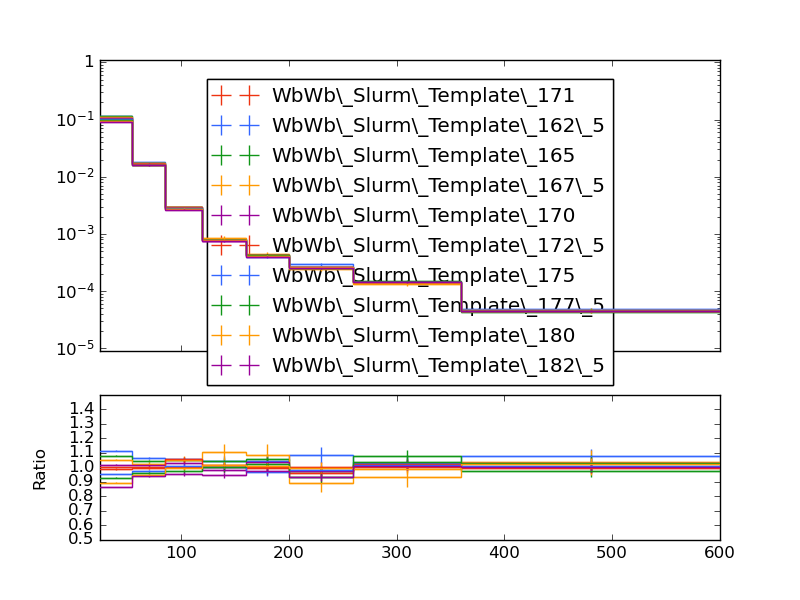

Source code (Python):
#! /usr/bin/env python

# This Python script was auto-generated using YODA v2.0.1.
# Analysis object: /WbWb_singlelepton/pT_owj1
# Timestamp: 12-01-2026 (12:51:19)

import matplotlib as mpl
import matplotlib.pyplot as plt
mpl.use('Agg') # comment out for interactive use
import os
import numpy as np

plotDir = os.path.split(os.path.realpath(__file__))[0]
if 'YODA_USER_PLOT_PATH' in globals():
    plot_outdir = globals()['YODA_USER_PLOT_PATH']
else:
    plot_outdir = plotDir

#plot style
plt.style.use(os.path.join(plotDir, '../default.mplstyle'))

plt.rcParams['text.usetex'] = False
plt.style.use(['classic'])
plt.rc('font', family='DejaVu Sans')
# plot metadata
figW, figH = plt.rcParams['figure.figsize']
ax_xLabel = r''
ax_yLabel = r''
ax_title  = r''
ax_xScale = 'linear'
ax_yScale = 'log'
xLims = (25.0, 600.0)
yLims = (9e-06, 1.1)

# TeX-friendly labels for the legend
labels = {
    'legend' : ([ r"WbWb\_Slurm\_Template\_171", r"WbWb\_Slurm\_Template\_162\_5", r"WbWb\_Slurm\_Template\_165", r"WbWb\_Slurm\_Template\_167\_5", r"WbWb\_Slurm\_Template\_170", r"WbWb\_Slurm\_Template\_172\_5", r"WbWb\_Slurm\_Template\_175", r"WbWb\_Slurm\_Template\_177\_5", r"WbWb\_Slurm\_Template\_180", r"WbWb\_Slurm\_Template\_182\_5" ], r""),
}

# Adjust canvas width and height
canvasW = 10.0
canvasH = 9.0
figW *= canvasW/10.
figH *= canvasH/9.

# Create figure and axis objects
fig, (ax, ratio0_ax) = plt.subplots(2, 1, sharex=True,
                  figsize=(figW,figH), gridspec_kw={'height_ratios': (6.0, 3.0)})

# Set figure margins
plt.subplots_adjust(
    left   = 1.0 * plt.rcParams['figure.subplot.left'],
    right  = 1.0 * plt.rcParams['figure.subplot.right'],
    top    = 1.0 * plt.rcParams['figure.subplot.top'],
    bottom = 1.0 * plt.rcParams['figure.subplot.bottom'])

ratio0_ax.yaxis.set_major_locator(mpl.ticker.MultipleLocator(0.1))
ratio0_ax.set_ylim(0.5, 1.4999)
ratio0_ax.set_ylabel('Ratio')

# the numerical data is stored in a separate file
dataf = dict()
prefix = os.path.split(__file__)[0]
if prefix:    prefix = prefix + '/'
exec(open(prefix+'pT_owj1__data.py').read(), dataf)


legend_handles = dict() # keep track of handles for the legend

# style options for curves
# starts at zorder>=5 to draw curve on top of legend
styles = {
  'WbWb_LO_PS_Had_171/Analysis/WbWb_Slurm_Template_171.yoda.gz': {
    'color' : '#EE3311',
    'linestyle' : '-',
    'linewidth' : 1,
    'marker' : 'none',
    'markersize' : 2,
    'capsize' : 0.0,
    'zorder' : 5,
    'histstyle' : 1,
    'drawstyle' : 'steps-pre',
    'xerrorbars' : 1,
    'yerrorbars' : 1,
    'fillcolor' : None,
    'fillopacity' : 1.0,
    'ratio0_linestyle' : '-',
    'ratio0_linewidth' : 1,
    'ratio0_marker' : 'none',
    'ratio0_markersize' : 2,
    'ratio0_capsize' : 0.0,
    'ratio0_zorder' : 5,
    'ratio0_histstyle' : 1,
    'ratio0_drawstyle' : 'steps-pre',
    'ratio0_xerrorbars' : 1,
    'ratio0_yerrorbars' : 1,
  },
  'WbWb_LO_PS_Had_162/Analysis/WbWb_Slurm_Template_162_5.yoda.gz': {
    'color' : '#3366FF',
    'linestyle' : '-',
    'linewidth' : 1,
    'marker' : 'none',
    'markersize' : 2,
    'capsize' : 0.0,
    'zorder' : 6,
    'histstyle' : 1,
    'drawstyle' : 'steps-pre',
    'xerrorbars' : 1,
    'yerrorbars' : 1,
    'fillcolor' : None,
    'fillopacity' : 1.0,
    'ratio0_linestyle' : '-',
    'ratio0_linewidth' : 1,
    'ratio0_marker' : 'none',
    'ratio0_markersize' : 2,
    'ratio0_capsize' : 0.0,
    'ratio0_zorder' : 6,
    'ratio0_histstyle' : 1,
    'ratio0_drawstyle' : 'steps-pre',
    'ratio0_xerrorbars' : 1,
    'ratio0_yerrorbars' : 1,
  },
  'WbWb_LO_PS_Had_165/Analysis/WbWb_Slurm_Template_165.yoda.gz': {
    'color' : '#109618',
    'linestyle' : '-',
    'linewidth' : 1,
    'marker' : 'none',
    'markersize' : 2,
    'capsize' : 0.0,
    'zorder' : 7,
    'histstyle' : 1,
    'drawstyle' : 'steps-pre',
    'xerrorbars' : 1,
    'yerrorbars' : 1,
    'fillcolor' : None,
    'fillopacity' : 1.0,
    'ratio0_linestyle' : '-',
    'ratio0_linewidth' : 1,
    'ratio0_marker' : 'none',
    'ratio0_markersize' : 2,
    'ratio0_capsize' : 0.0,
    'ratio0_zorder' : 7,
    'ratio0_histstyle' : 1,
    'ratio0_drawstyle' : 'steps-pre',
    'ratio0_xerrorbars' : 1,
    'ratio0_yerrorbars' : 1,
  },
  'WbWb_LO_PS_Had_167/Analysis/WbWb_Slurm_Template_167_5.yoda.gz': {
    'color' : '#FF9900',
    'linestyle' : '-',
    'linewidth' : 1,
    'marker' : 'none',
    'markersize' : 2,
    'capsize' : 0.0,
    'zorder' : 8,
    'histstyle' : 1,
    'drawstyle' : 'steps-pre',
    'xerrorbars' : 1,
    'yerrorbars' : 1,
    'fillcolor' : None,
    'fillopacity' : 1.0,
    'ratio0_linestyle' : '-',
    'ratio0_linewidth' : 1,
    'ratio0_marker' : 'none',
    'ratio0_markersize' : 2,
    'ratio0_capsize' : 0.0,
    'ratio0_zorder' : 8,
    'ratio0_histstyle' : 1,
    'ratio0_drawstyle' : 'steps-pre',
    'ratio0_xerrorbars' : 1,
    'ratio0_yerrorbars' : 1,
  },
  'WbWb_LO_PS_Had_170/Analysis/WbWb_Slurm_Template_170.yoda.gz': {
    'color' : '#990099',
    'linestyle' : '-',
    'linewidth' : 1,
    'marker' : 'none',
    'markersize' : 2,
    'capsize' : 0.0,
    'zorder' : 9,
    'histstyle' : 1,
    'drawstyle' : 'steps-pre',
    'xerrorbars' : 1,
    'yerrorbars' : 1,
    'fillcolor' : None,
    'fillopacity' : 1.0,
    'ratio0_linestyle' : '-',
    'ratio0_linewidth' : 1,
    'ratio0_marker' : 'none',
    'ratio0_markersize' : 2,
    'ratio0_capsize' : 0.0,
    'ratio0_zorder' : 9,
    'ratio0_histstyle' : 1,
    'ratio0_drawstyle' : 'steps-pre',
    'ratio0_xerrorbars' : 1,
    'ratio0_yerrorbars' : 1,
  },
  'WbWb_LO_PS_Had_172/Analysis/WbWb_Slurm_Template_172_5.yoda.gz': {
    'color' : '#EE3311',
    'linestyle' : '-',
    'linewidth' : 1,
    'marker' : 'none',
    'markersize' : 2,
    'capsize' : 0.0,
    'zorder' : 10,
    'histstyle' : 1,
    'drawstyle' : 'steps-pre',
    'xerrorbars' : 1,
    'yerrorbars' : 1,
    'fillcolor' : None,
    'fillopacity' : 1.0,
    'ratio0_linestyle' : '-',
    'ratio0_linewidth' : 1,
    'ratio0_marker' : 'none',
    'ratio0_markersize' : 2,
    'ratio0_capsize' : 0.0,
    'ratio0_zorder' : 10,
    'ratio0_histstyle' : 1,
    'ratio0_drawstyle' : 'steps-pre',
    'ratio0_xerrorbars' : 1,
    'ratio0_yerrorbars' : 1,
  },
  'WbWb_LO_PS_Had_175/Analysis/WbWb_Slurm_Template_175.yoda.gz': {
    'color' : '#3366FF',
    'linestyle' : '-',
    'linewidth' : 1,
    'marker' : 'none',
    'markersize' : 2,
    'capsize' : 0.0,
    'zorder' : 11,
    'histstyle' : 1,
    'drawstyle' : 'steps-pre',
    'xerrorbars' : 1,
    'yerrorbars' : 1,
    'fillcolor' : None,
    'fillopacity' : 1.0,
    'ratio0_linestyle' : '-',
    'ratio0_linewidth' : 1,
    'ratio0_marker' : 'none',
    'ratio0_markersize' : 2,
    'ratio0_capsize' : 0.0,
    'ratio0_zorder' : 11,
    'ratio0_histstyle' : 1,
    'ratio0_drawstyle' : 'steps-pre',
    'ratio0_xerrorbars' : 1,
    'ratio0_yerrorbars' : 1,
  },
  'WbWb_LO_PS_Had_177/Analysis/WbWb_Slurm_Template_177_5.yoda.gz': {
    'color' : '#109618',
    'linestyle' : '-',
    'linewidth' : 1,
    'marker' : 'none',
    'markersize' : 2,
    'capsize' : 0.0,
    'zorder' : 12,
    'histstyle' : 1,
    'drawstyle' : 'steps-pre',
    'xerrorbars' : 1,
    'yerrorbars' : 1,
    'fillcolor' : None,
    'fillopacity' : 1.0,
    'ratio0_linestyle' : '-',
    'ratio0_linewidth' : 1,
    'ratio0_marker' : 'none',
    'ratio0_markersize' : 2,
    'ratio0_capsize' : 0.0,
    'ratio0_zorder' : 12,
    'ratio0_histstyle' : 1,
    'ratio0_drawstyle' : 'steps-pre',
    'ratio0_xerrorbars' : 1,
    'ratio0_yerrorbars' : 1,
  },
  'WbWb_LO_PS_Had_180/Analysis/WbWb_Slurm_Template_180.yoda.gz': {
    'color' : '#FF9900',
    'linestyle' : '-',
    'linewidth' : 1,
    'marker' : 'none',
    'markersize' : 2,
    'capsize' : 0.0,
    'zorder' : 13,
    'histstyle' : 1,
    'drawstyle' : 'steps-pre',
    'xerrorbars' : 1,
    'yerrorbars' : 1,
    'fillcolor' : None,
    'fillopacity' : 1.0,
    'ratio0_linestyle' : '-',
    'ratio0_linewidth' : 1,
    'ratio0_marker' : 'none',
    'ratio0_markersize' : 2,
    'ratio0_capsize' : 0.0,
    'ratio0_zorder' : 13,
    'ratio0_histstyle' : 1,
    'ratio0_drawstyle' : 'steps-pre',
    'ratio0_xerrorbars' : 1,
    'ratio0_yerrorbars' : 1,
  },
  'WbWb_LO_PS_Had_182/Analysis/WbWb_Slurm_Template_182_5.yoda.gz': {
    'color' : '#990099',
    'linestyle' : '-',
    'linewidth' : 1,
    'marker' : 'none',
    'markersize' : 2,
    'capsize' : 0.0,
    'zorder' : 14,
    'histstyle' : 1,
    'drawstyle' : 'steps-pre',
    'xerrorbars' : 1,
    'yerrorbars' : 1,
    'fillcolor' : None,
    'fillopacity' : 1.0,
    'ratio0_linestyle' : '-',
    'ratio0_linewidth' : 1,
    'ratio0_marker' : 'none',
    'ratio0_markersize' : 2,
    'ratio0_capsize' : 0.0,
    'ratio0_zorder' : 14,
    'ratio0_histstyle' : 1,
    'ratio0_drawstyle' : 'steps-pre',
    'ratio0_xerrorbars' : 1,
    'ratio0_yerrorbars' : 1,
  },
}

# curve from input yoda files in main panel
for label, yvals in dataf['yvals'].items():
    if all(np.isnan(v) for v in dataf['yvals'][label]):
        continue
    tmp = None
    if styles[label]['histstyle']: # draw as histogram
        xpos = dataf['xedges'][label] if styles[label]['drawstyle'] else dataf['xpoints'][label]
        ypos = np.insert(yvals, 0, yvals[0]) if styles[label]['drawstyle'] else yvals
        if styles[label]['fillcolor']: # fill area below curve
            ax.fill_between(xpos, ypos, step='pre',
                            color=styles[label]['fillcolor'],
                            alpha=styles[label]['fillopacity'])
        tmp, = ax.plot(xpos, ypos,
                       color=styles[label]['color'],
                       linestyle=styles[label]['linestyle'],
                       linewidth=styles[label]['linewidth'],
                       drawstyle=styles[label]['drawstyle'], solid_joinstyle='miter',
                       zorder=styles[label]['zorder'], label=label)
    tmp = ax.errorbar(dataf['xpoints'][label], yvals,
                      xerr=np.array(dataf['xerrs'][label])*styles[label]['xerrorbars'],
                      yerr=np.array(dataf['yerrs'][label])*styles[label]['yerrorbars'],
                      fmt=styles[label]['marker'], capsize=styles[label]['capsize'],
                      markersize=styles[label]['markersize'],
                      ecolor=styles[label]['color'],
                      color=styles[label]['color'], zorder=styles[label]['zorder'])
    tmp[-1][0].set_linestyle(styles[label]['linestyle'])
    tmp[-1][0].set_linewidth(styles[label]['linewidth'])
    if label in dataf['add_legend_handle']:  legend_handles[label] = tmp
    for varLabel in dataf['variation_yvals'].keys():
        if varLabel.startswith(label):
            tmp, = ax.plot(dataf['xedges'][label], dataf['variation_yvals'][varLabel],
                           color=styles[label]['color'],
                           linestyle=styles[label]['linestyle'],
                           linewidth=styles[label]['linewidth'],
                           drawstyle='steps-pre', solid_joinstyle='miter',
                           zorder=styles[label]['zorder'], alpha=0.5)


# plots on ratio panel
# curve from input yoda files in ratio panel
for label, yvals in dataf['ratio0_yvals'].items():
    if all(np.isnan(v) for v in yvals):
        continue
    if styles[label]['ratio0_histstyle']: # plot as histogram
        xpos = dataf['xedges']['WbWb_LO_PS_Had_171/Analysis/WbWb_Slurm_Template_171.yoda.gz'] if styles[label]['ratio0_drawstyle'] else dataf['xpoints']['WbWb_LO_PS_Had_171/Analysis/WbWb_Slurm_Template_171.yoda.gz']
        ypos = np.insert(yvals, 0, yvals[0]) if styles[label]['ratio0_drawstyle'] else yvals
        ratio0_ax.plot(xpos, ypos,
                       color=styles[label]['color'],
                       linewidth=styles[label]['linewidth'],
                       linestyle=styles[label]['ratio0_linestyle'],
                       drawstyle=styles[label]['ratio0_drawstyle'], zorder=styles[label]['zorder'],
                       solid_joinstyle='miter')
    tmp = ratio0_ax.errorbar(dataf['xpoints']['WbWb_LO_PS_Had_171/Analysis/WbWb_Slurm_Template_171.yoda.gz'], yvals,
                             xerr=np.array(dataf['ref_xerrs'])*styles[label]['ratio0_xerrorbars'],
                             yerr=np.array(dataf['ratio0_yerrs'][label])*styles[label]['ratio0_yerrorbars'],
                             fmt=styles[label]['ratio0_marker'], capsize=styles[label]['ratio0_capsize'],
                             markersize=styles[label]['ratio0_markersize'],
                             ecolor=styles[label]['color'],
                             color=styles[label]['color'])
    tmp[-1][0].set_linestyle(styles[label]['ratio0_linestyle'])
    tmp[-1][0].set_linewidth(styles[label]['ratio0_linewidth'])

    for varlabel in dataf['ratio0_variation_vals'].keys():
        if varlabel.startswith(label):
            ratio0_ax.plot(dataf['xedges']['WbWb_LO_PS_Had_171/Analysis/WbWb_Slurm_Template_171.yoda.gz'],
                            dataf['ratio0_variation_vals'][varlabel],
                            color=styles[label]['color'],
                            linestyle=styles[label]['linestyle'],
                            linewidth=styles[label]['linewidth'],
                            drawstyle='steps-pre', solid_joinstyle='miter',
                            zorder=1, alpha=0.5)

legend_items = list(legend_handles.values())
ax.add_artist(ax.legend(legend_items,
                        labels['legend'][0],
                        title=labels['legend'][1],
                        alignment='left',
                        loc='upper center',
                        bbox_to_anchor=(0.5, 0.97)))

# set plot metadata as defined above
ratio0_ax.set_xlabel(ax_xLabel)
ratio0_ax.xaxis.set_label_coords(1., -0.15)
ax.set_ylabel(ax_yLabel, ha='right', va='top')
ax.yaxis.set_label_coords(-0.11, 1.0)
ax.set_title(ax_title, loc='left')
ax.set_xscale(ax_xScale)
ax.set_yscale(ax_yScale)
ax.set_xlim(xLims)
ax.set_ylim(yLims)

# tick formatting
plt.rcParams['xtick.top'] = True
plt.rcParams['ytick.right'] = True
ax.yaxis.set_major_locator(mpl.ticker.LogLocator(base=10.0, numticks=np.inf))
ax.yaxis.set_minor_locator(mpl.ticker.LogLocator(
                           base=10.0, subs=np.arange(0.1, 1, 0.1), numticks=np.inf))
fig.align_ylabels((ax, ratio0_ax))
plt.savefig(os.path.join(plot_outdir, 'pT_owj1.pdf'), format='PDF')
plt.savefig(os.path.join(plot_outdir, 'pT_owj1.png'), format='PNG')

plt.close(fig)
